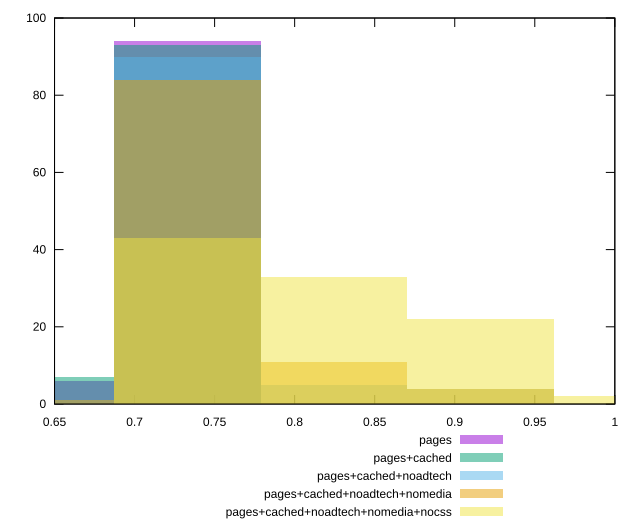

The script that saved this image:
reset

$pages <<EOF
0.7328837708209569 94
0.6412732994683373 6
EOF

$pagesCached <<EOF
0.7328837708209569 93
0.6412732994683373 7
EOF

$pagesCachedNoadtech <<EOF
0.7328837708209569 90
0.9161047135261962 4
0.8244942421735765 5
0.6412732994683373 1
EOF

$pagesCachedNoadtechNomedia <<EOF
0.7328837708209569 84
0.8244942421735765 11
0.9161047135261962 4
0.6412732994683373 1
EOF

$pagesCachedNoadtechNomediaNocss <<EOF
0.7328837708209569 43
0.8244942421735765 33
0.9161047135261962 22
1.0077151848788157 2
EOF

set key outside below
set boxwidth 0.09161047135261961
set xrange [0.65:1]
set yrange [0:100]
set trange [0:100]
set style fill transparent solid 0.5 noborder
set terminal svg size 640, 530 enhanced background rgb 'white'
set output "report_00013_2021-02-09T12-04-24.940Z/uses-rel-preconnect/comparison/histogram/all_score.svg"

plot $pages title "pages" with boxes, \
     $pagesCached title "pages+cached" with boxes, \
     $pagesCachedNoadtech title "pages+cached+noadtech" with boxes, \
     $pagesCachedNoadtechNomedia title "pages+cached+noadtech+nomedia" with boxes, \
     $pagesCachedNoadtechNomediaNocss title "pages+cached+noadtech+nomedia+nocss" with boxes

reset
